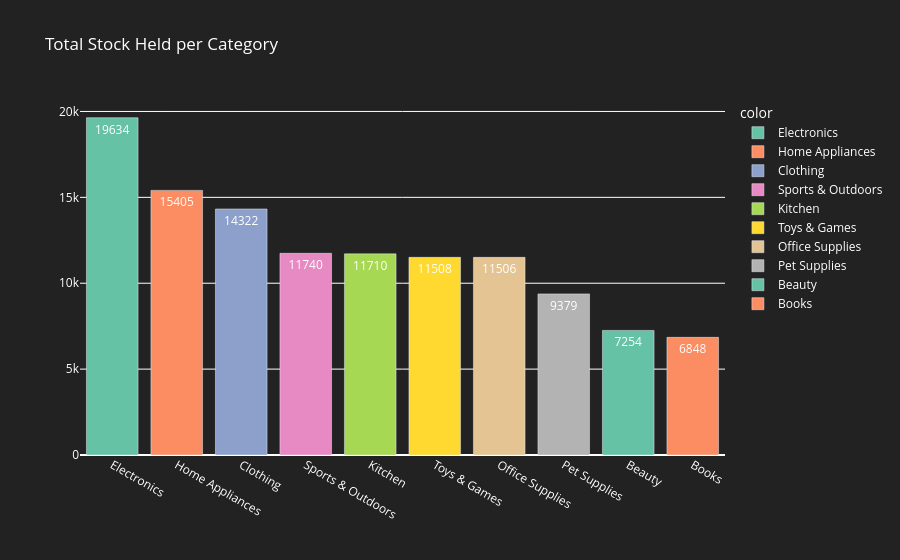

The notebook cell this image was saved under:
### Markdown cell above
### Create chart for stock held per category

### Code cell
category_stock = df_products.groupby('category')['stock_quantity'].sum().sort_values(ascending=False)
category_stock_value = df_products.groupby('category').apply(lambda x: (x['stock_quantity'] * x['price']).sum()).sort_values(ascending=False)
overall_stock_value = (df_products['stock_quantity'] * df_products['price']).sum()
fig_stock = px.bar(
    x=category_stock.index,
    y=category_stock.values,
    labels={'x': '', 'y': ''},
    title='Total Stock Held per Category',
    text=category_stock.values,
    color=category_stock.index,
    color_discrete_sequence=px.colors.qualitative.Set2
    )
fig_stock.update_traces(texttemplate='%{text}', textposition='inside', textfont_color='white')
fig_stock.update_layout(
    xaxis_title='',
    yaxis_title='',
    plot_bgcolor='#222',
    paper_bgcolor='#222',
    font_color='white',
    title_font_color='white',
    legend_font_color='white',
    xaxis=dict(tickfont=dict(color='white')),
    yaxis=dict(tickfont=dict(color='white'))
    )
fig_stock.show()

### Figure 1 — Plotly figure (JSON) as saved in the notebook; plotly's stock layout.template omitted (floating-point values rounded to 4 significant figures)
{"data": [{"hovertemplate": "color=Electronics<br>=%{y}<br>text=%{text}<extra></extra>", "legendgroup": "Electronics", "marker": {"color": "rgb(102,194,165)", "pattern": {"shape": ""}}, "name": "Electronics", "orientation": "v", "showlegend": true, "text": [19630.0], "textfont": {"color": "white"}, "textposition": "inside", "texttemplate": "%{text}", "type": "bar", "x": ["Electronics"], "xaxis": "x", "y": [19634], "yaxis": "y"}, {"hovertemplate": "color=Home Appliances<br>=%{y}<br>text=%{text}<extra></extra>", "legendgroup": "Home Appliances", "marker": {"color": "rgb(252,141,98)", "pattern": {"shape": ""}}, "name": "Home Appliances", "orientation": "v", "showlegend": true, "text": [15400.0], "textfont": {"color": "white"}, "textposition": "inside", "texttemplate": "%{text}", "type": "bar", "x": ["Home Appliances"], "xaxis": "x", "y": [15405], "yaxis": "y"}, {"hovertemplate": "color=Clothing<br>=%{y}<br>text=%{text}<extra></extra>", "legendgroup": "Clothing", "marker": {"color": "rgb(141,160,203)", "pattern": {"shape": ""}}, "name": "Clothing", "orientation": "v", "showlegend": true, "text": [14320.0], "textfont": {"color": "white"}, "textposition": "inside", "texttemplate": "%{text}", "type": "bar", "x": ["Clothing"], "xaxis": "x", "y": [14322], "yaxis": "y"}, {"hovertemplate": "color=Sports & Outdoors<br>=%{y}<br>text=%{text}<extra></extra>", "legendgroup": "Sports & Outdoors", "marker": {"color": "rgb(231,138,195)", "pattern": {"shape": ""}}, "name": "Sports & Outdoors", "orientation": "v", "showlegend": true, "text": [11740.0], "textfont": {"color": "white"}, "textposition": "inside", "texttemplate": "%{text}", "type": "bar", "x": ["Sports & Outdoors"], "xaxis": "x", "y": [11740], "yaxis": "y"}, {"hovertemplate": "color=Kitchen<br>=%{y}<br>text=%{text}<extra></extra>", "legendgroup": "Kitchen", "marker": {"color": "rgb(166,216,84)", "pattern": {"shape": ""}}, "name": "Kitchen", "orientation": "v", "showlegend": true, "text": [11710.0], "textfont": {"color": "white"}, "textposition": "inside", "texttemplate": "%{text}", "type": "bar", "x": ["Kitchen"], "xaxis": "x", "y": [11710], "yaxis": "y"}, {"hovertemplate": "color=Toys & Games<br>=%{y}<br>text=%{text}<extra></extra>", "legendgroup": "Toys & Games", "marker": {"color": "rgb(255,217,47)", "pattern": {"shape": ""}}, "name": "Toys & Games", "orientation": "v", "showlegend": true, "text": [11510.0], "textfont": {"color": "white"}, "textposition": "inside", "texttemplate": "%{text}", "type": "bar", "x": ["Toys & Games"], "xaxis": "x", "y": [11508], "yaxis": "y"}, {"hovertemplate": "color=Office Supplies<br>=%{y}<br>text=%{text}<extra></extra>", "legendgroup": "Office Supplies", "marker": {"color": "rgb(229,196,148)", "pattern": {"shape": ""}}, "name": "Office Supplies", "orientation": "v", "showlegend": true, "text": [11510.0], "textfont": {"color": "white"}, "textposition": "inside", "texttemplate": "%{text}", "type": "bar", "x": ["Office Supplies"], "xaxis": "x", "y": [11506], "yaxis": "y"}, {"hovertemplate": "color=Pet Supplies<br>=%{y}<br>text=%{text}<extra></extra>", "legendgroup": "Pet Supplies", "marker": {"color": "rgb(179,179,179)", "pattern": {"shape": ""}}, "name": "Pet Supplies", "orientation": "v", "showlegend": true, "text": [9379.0], "textfont": {"color": "white"}, "textposition": "inside", "texttemplate": "%{text}", "type": "bar", "x": ["Pet Supplies"], "xaxis": "x", "y": [9379], "yaxis": "y"}, {"hovertemplate": "color=Beauty<br>=%{y}<br>text=%{text}<extra></extra>", "legendgroup": "Beauty", "marker": {"color": "rgb(102,194,165)", "pattern": {"shape": ""}}, "name": "Beauty", "orientation": "v", "showlegend": true, "text": [7254.0], "textfont": {"color": "white"}, "textposition": "inside", "texttemplate": "%{text}", "type": "bar", "x": ["Beauty"], "xaxis": "x", "y": [7254], "yaxis": "y"}, {"hovertemplate": "color=Books<br>=%{y}<br>text=%{text}<extra></extra>", "legendgroup": "Books", "marker": {"color": "rgb(252,141,98)", "pattern": {"shape": ""}}, "name": "Books", "orientation": "v", "showlegend": true, "text": [6848.0], "textfont": {"color": "white"}, "textposition": "inside", "texttemplate": "%{text}", "type": "bar", "x": ["Books"], "xaxis": "x", "y": [6848], "yaxis": "y"}], "layout": {"barmode": "relative", "font": {"color": "white"}, "legend": {"font": {"color": "white"}, "title": {"text": "color"}, "tracegroupgap": 0}, "paper_bgcolor": "#222", "plot_bgcolor": "#222", "title": {"font": {"color": "white"}, "text": "Total Stock Held per Category"}, "xaxis": {"anchor": "y", "domain": [0, 1], "tickfont": {"color": "white"}, "title": {"text": ""}}, "yaxis": {"anchor": "x", "domain": [0, 1], "tickfont": {"color": "white"}, "title": {"text": ""}}}}
